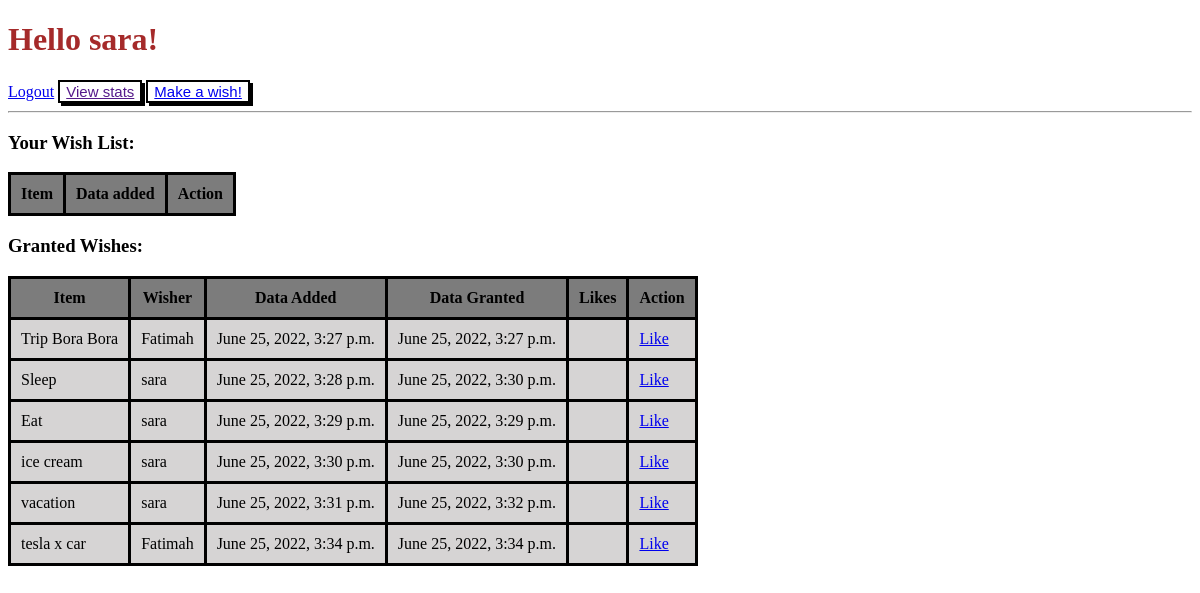
The page /wishes (signed in) on the database its author committed.
### ExamApp/models.py (models this page shows)
class users(models.Model):
    fname=models.CharField(max_length=45)
    lname=models.CharField(max_length=45)
    email=models.CharField(max_length=45)
    password=models.CharField(max_length=45)
    created_at=models.DateTimeField(auto_now_add=True)
    updated_at=models.DateTimeField(auto_now=True)
    objects= UserManager()

class wishs(models.Model):
    user = models.ForeignKey(users,related_name='user',on_delete=models.CASCADE)
    liked_by=models.ManyToManyField(users,related_name='liked_wish')
    item=models.CharField(max_length=255)
    desc=models.TextField()
    created_at=models.DateTimeField(auto_now_add=True)
    updated_at=models.DateTimeField(auto_now=True)
    granted = models.BooleanField(default=False)
    granted_at = models.DateTimeField(auto_now=True)
    objects= UserManager()

### ExamApp/views.py (the view)
# urls.py: 2. Add a URL to urlpatterns:  path('', views.home, name='home')
def home(request):
    if not 'user_id' in request.session:
        return redirect('/')
    else:
        context = {
            'user':users.objects.get(id=request.session['user_id']),
            'wishs':wishs.objects.all(),
        }
        return render(request,'profilePage.html',context)

### ExamApp/templates/profilePage.html (shortened to what this page needs)
<!DOCTYPE html>
<html lang="en">
<head>
    {% load static %}
    <link rel="stylesheet" href="{% static 'style.css' %}">
</head>
<body>
    <h1>Hello {{user.fname}}!</h1>
    <a href="/logout">Logout</a>
    <button class="button"><a href="">View stats</a></button>
    <button class="button"><a href="/wishes/new">Make a wish!</a></button>
    <hr>
    <div>
    <h3>Your Wish List:</h3>
    <table>
        <tr class="col1">
            <th>Item</th>
            <th>Data added</th>
            <th>Action</th>
        </tr>
    </table>
    </div>
    <div>
        <h3>Granted Wishes:</h3>
        <table>
            <tr class="col1">
                <th>Item</th>
                <th>Wisher</th>
                <th>Data Added</th>
                <th>Data Granted</th>
                <th>Likes</th>
                <th>Action</th>
            </tr>
            {%for wish in wishs %}
            {%if wish.granted == True%}
            <tr class="col2">
                <td>{{wish.item}}</td>
                <td>{{wish.user.fname}}</td>
                <td>{{wish.created_at}}</td>
                <td>{{wish.granted_at}}</td>
                <td></td>
                <td><a href=" ">Like</a></td>
            </tr>
            {%endif%}
            {%endfor%}
        </table>
        </div>
    </body>
    </html>

### ExamApp/static/style.css (style rules this page uses)
h1 { color: brown; }
table, th, td { border: 3px solid black; border-collapse: collapse; padding: 10px; }
.col1 { background-color: rgb(124, 124, 124); }
.col2 { background-color: rgb(214, 212, 212); }
.button { box-shadow: 10px 5px 5px black; box-shadow: 3px 3px black; border: 2px solid #000; border-radius: 0%; background-color: rgb(255, 255, 255); color: white; font-size: 15px; }

### rows shown on the page
users: fname "sara"
wishs: item "Trip Bora Bora", user.fname "Fatimah", created_at "June 25, 2022, 3:27 p.m.", granted_at "June 25, 2022, 3:27 p.m."
wishs: item "Sleep", user.fname "sara", created_at "June 25, 2022, 3:28 p.m.", granted_at "June 25, 2022, 3:30 p.m."
wishs: item "Eat", user.fname "sara", created_at "June 25, 2022, 3:29 p.m.", granted_at "June 25, 2022, 3:29 p.m."
wishs: item "ice cream", user.fname "sara", created_at "June 25, 2022, 3:30 p.m.", granted_at "June 25, 2022, 3:30 p.m."
wishs: item "vacation", user.fname "sara", created_at "June 25, 2022, 3:31 p.m.", granted_at "June 25, 2022, 3:32 p.m."
wishs: item "tesla x car", user.fname "Fatimah", created_at "June 25, 2022, 3:34 p.m.", granted_at "June 25, 2022, 3:34 p.m."
